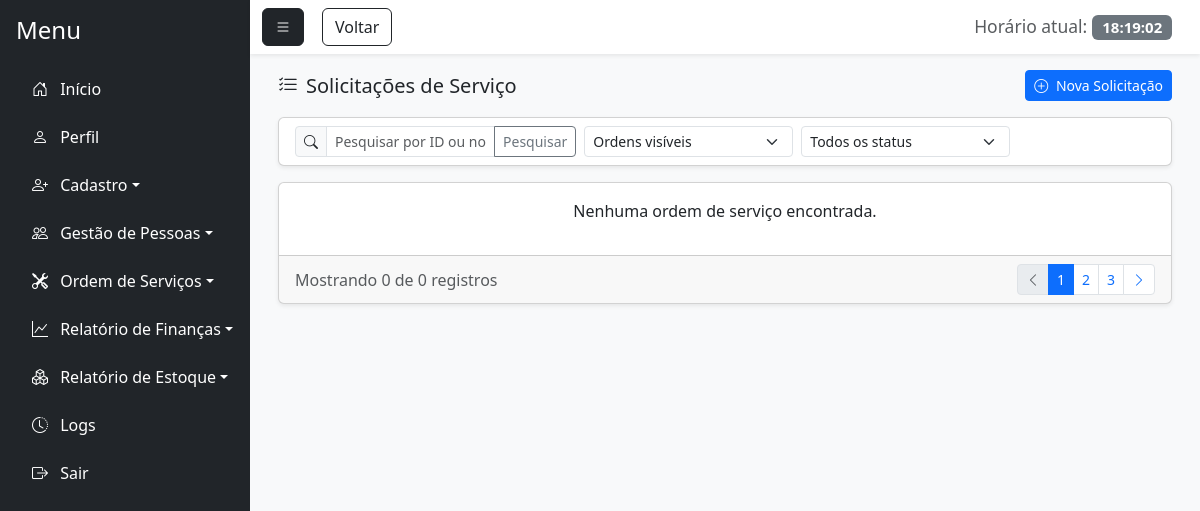
The app's page /consultar_ordem.php (signed in), older data.
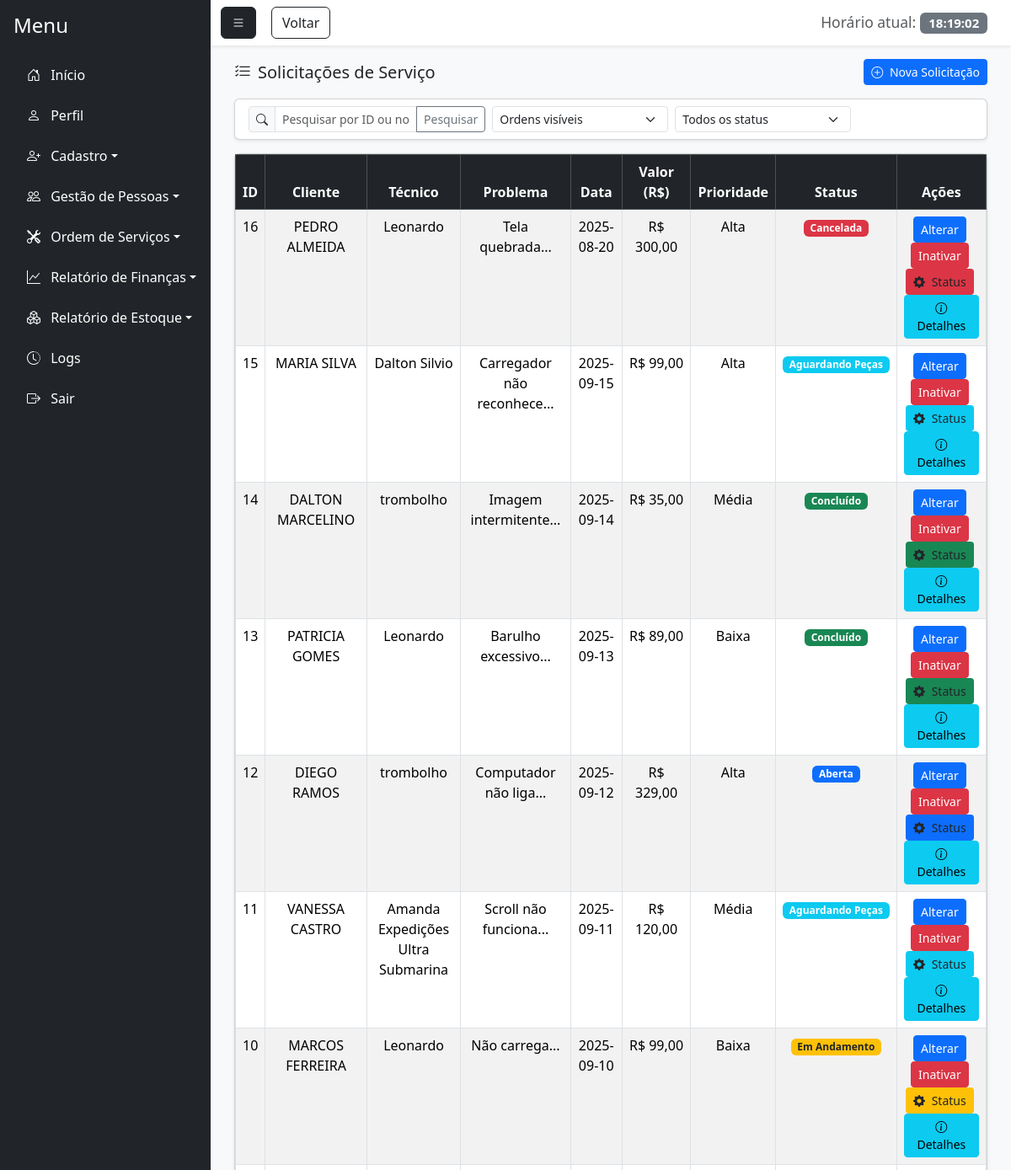
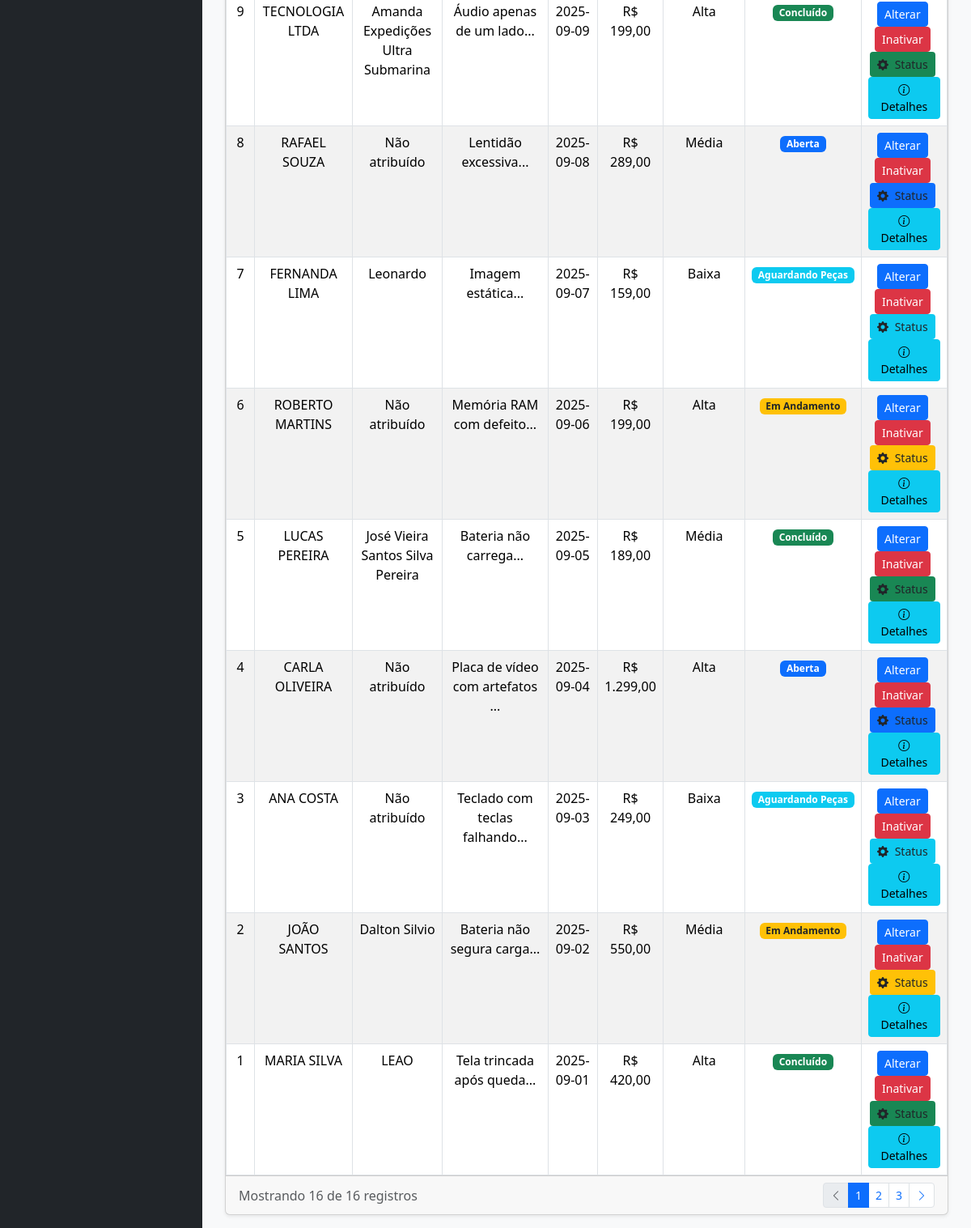
The same page, newer data (2 pictures, top to bottom).
### tables this page shows
CREATE TABLE `nova_ordem` (
  `id_ordem` int(11) NOT NULL,
  `id_funcionario` int(11) NOT NULL,
  `nome_client_ordem` varchar(100) NOT NULL,
  `tecnico` varchar(100) DEFAULT NULL,
  `marca_aparelho` varchar(100) DEFAULT NULL,
  `tempo_uso` varchar(50) DEFAULT NULL,
  `problema` text DEFAULT NULL,
  `prioridade` varchar(20) DEFAULT NULL,
  `observacao` text DEFAULT NULL,
  `dt_recebimento` date DEFAULT NULL,
  `valor_total` decimal(10,2) NOT NULL,
  `metodo_pag` varchar(50) DEFAULT NULL,
  `id_peca_est` int(11) DEFAULT NULL,
  `id_cliente` int(11) DEFAULT NULL,
  `status_ordem` enum('Aberta','Em Andamento','Aguardando Peças','Concluído','Cancelada') DEFAULT 'Aberta',
  `id_usuario` int(11) DEFAULT NULL
);

CREATE TABLE `cliente` (
  `id_cliente` int(11) NOT NULL,
  `id_funcionario` int(11) NOT NULL,
  `nome_cliente` varchar(100) NOT NULL,
  `cpf_cnpj` varchar(20) NOT NULL,
  `endereco` varchar(255) DEFAULT NULL,
  `bairro` varchar(100) DEFAULT NULL,
  `cep` varchar(15) DEFAULT NULL,
  `cidade` varchar(100) DEFAULT NULL,
  `estado` varchar(50) DEFAULT NULL,
  `telefone` varchar(20) DEFAULT NULL,
  `email` varchar(100) DEFAULT NULL,
  `status` enum('Ativo','Inativo') DEFAULT 'Ativo',
  `data_inatividade` date DEFAULT NULL,
  `observacao_inatividade` text DEFAULT NULL
);

CREATE TABLE `usuario` (
  `id_usuario` int(11) NOT NULL,
  `nome_usuario` varchar(100) NOT NULL,
  `senha` varchar(255) NOT NULL,
  `email` varchar(100) NOT NULL,
  `senha_temporaria` tinyint(1) DEFAULT 0,
  `id_perfil` int(11) NOT NULL,
  `status` enum('Ativo','Inativo') DEFAULT 'Ativo',
  `id_motivo_inatividade` int(11) DEFAULT NULL,
  `data_inatividade` date DEFAULT NULL,
  `observacao_inatividade` text DEFAULT NULL
);

### consultar_ordem.php (the view, shortened to what the changed rows need)
<?php
    require_once 'conexao.php';
    require_once 'php/permissoes.php';
    $sql = "SELECT no.id_ordem,
                   no.nome_client_ordem,
                   u.nome_usuario AS nome_tecnico,
                   u.id_usuario AS id_tecnico,
                   no.problema,
                   no.dt_recebimento,
                   no.valor_total,
                   no.marca_aparelho,
                   no.prioridade,
                   no.observacao,
                   no.status_ordem AS statuss,
                   c.nome_cliente,
                   no.id_cliente,
                   f.nome_funcionario
            FROM nova_ordem no
            LEFT JOIN cliente c ON no.id_cliente = c.id_cliente
            LEFT JOIN funcionario f ON no.id_funcionario = f.id_funcionario
            LEFT JOIN usuario u ON no.tecnico = u.id_usuario";
    $sql .= " ORDER BY no.id_ordem DESC";
    $stmt = $pdo->prepare($sql);
    $stmt->execute();
    $ordens = $stmt->fetchAll(PDO::FETCH_ASSOC);
    $filtro_oculto = isset($_GET['filtro_oculto']) ? $_GET['filtro_oculto'] : '0';
    if ($filtro_oculto == '0') {
        $ordens = array_filter($ordens, function($ordem) {
            return !in_array($ordem['id_ordem'], $_SESSION['ordens_ocultas']);
        });
    } else {
        $ordens = array_filter($ordens, function($ordem) {
            return in_array($ordem['id_ordem'], $_SESSION['ordens_ocultas']);
        });
    }
?>
<!DOCTYPE html>
<html lang="pt-BR">
<head>
    <link href="https://cdn.jsdelivr.net/npm/bootstrap@5.3.7/dist/css/bootstrap.min.css" rel="stylesheet">
    <link rel="stylesheet" href="https://cdn.jsdelivr.net/npm/bootstrap-icons@1.11.1/font/bootstrap-icons.css">
    <link href="https://cdn.jsdelivr.net/npm/bootstrap-icons@1.11.1/font/bootstrap-icons.css" rel="stylesheet">
</head>
<body class="bg-light">
    <div class="d-flex vh-100 bg-light">
        <div class="flex-grow-1 d-flex flex-column">
            <div class="flex-grow-1 p-3" style="overflow-y: auto;">
                <div class="container-fluid">
                    <div class="card shadow-sm">
                        <div class="card-body p-0">
                            <div class="table-responsive">
                                <?php if(!empty($ordens)): ?>
                                    <table class="table table-striped table-hover table-bordered mb-0">
                                        <thead class="table-dark">
                                            <tr>
                                                <th><center>ID</center></th>
                                                <th><center>Cliente</center></th>
                                                <th><center>Técnico</center></th>
                                                <th><center>Problema</center></th>
                                                <th><center>Data</center></th>
                                                <th><center>Valor (R$)</center></th>
                                                <th><center>Prioridade</center></th>
                                                <th><center>Status</center></th>
                                                <th class="text-center">Ações</th>
                                            </tr>
                                        </thead>
                                        <tbody>
                                            <?php foreach($ordens as $ordem): ?>
                                                <tr>
                                                    <td><center><?= htmlspecialchars($ordem['id_ordem']) ?></center></td>
                                                    <td><center><?= htmlspecialchars($ordem['nome_cliente'] ? $ordem['nome_cliente'] : $ordem['nome_client_ordem']) ?></center></td>
                                                    <td><center><?= htmlspecialchars($ordem['nome_tecnico'] ? $ordem['nome_tecnico'] : 'Não atribuído') ?></center></td>
                                                    <td><center><?= htmlspecialchars(substr($ordem['problema'], 0, 30)) ?>...</center></td>
                                                    <td><center><?= htmlspecialchars($ordem['dt_recebimento']) ?></center></td>
                                                    <td><center>R$ <?= number_format($ordem['valor_total'], 2, ',', '.') ?></center></td>
                                                    <td><center><?= htmlspecialchars($ordem['prioridade']) ?></center></td>
                                                    <td>
                                                        <center>
                                                            <?php
                                                            $badge_class = '';
                                                            switch($ordem['statuss']) {
                                                                case 'Aberta': $badge_class = 'bg-primary'; break;
                                                                case 'Em Andamento': $badge_class = 'bg-warning text-dark'; break;
                                                                case 'Aguardando Peças': $badge_class = 'bg-info'; break;
                                                                case 'Concluído': $badge_class = 'bg-success'; break;
                                                                case 'Cancelada': $badge_class = 'bg-danger'; break;
                                                            }
                                                            ?>
                                                            <span class="badge <?=$badge_class?>"><?=$ordem['statuss']?></span>
                                                        </center>
                                                    </td>
                                                    <td class="text-center">
                                                        <a href="#" class="btn btn-sm btn-primary me-1" title="Alterar" onclick="carregarDadosOrdem(<?= htmlspecialchars($ordem['id_ordem']) ?>)">Alterar</a>
                                                        <?php if ($filtro_oculto == '0'): ?>
                                                            <a href="consultar_ordem.php?acao=ocultar&id=<?= htmlspecialchars($ordem['id_ordem']) ?>"
                                                                class="btn btn-sm btn-danger me-1" title="Ocultar"
                                                                onclick="return confirm('Deseja ocultar esta ordem?')">
                                                                Inativar
                                                            </a>
                                                        <?php endif; ?>
                                                        <button type="button" class="btn btn-sm <?= $badge_class ?> me-1" onclick="abrirModalStatus(<?=htmlspecialchars($ordem['id_ordem'])?>, '<?=$ordem['statuss']?>', '<?=htmlspecialchars($ordem['id_ordem'])?>')">
                                                            <i class="bi bi-gear-fill me-1"></i> Status
                                                        </button>
                                                        <button class="btn btn-sm btn-info" onclick="mostrarDetalhes(<?=htmlspecialchars($ordem['id_ordem'])?>)">
                                                            <i class="bi bi-info-circle"></i> Detalhes
                                                        </button>
                                                    </td>
                                                </tr>
                                            <?php endforeach; ?>
                                        </tbody>
                                    </table>
                                <?php else: ?>
                                    <div class="p-3 text-center">
                                        <p>Nenhuma ordem de serviço encontrada.</p>
                                    </div>
                                <?php endif; ?>
                            </div>
                        </div>
                        <div class="card-footer py-2">
                            <div class="d-flex justify-content-between align-items-center">
                                <div>
                                    <span class="text-muted">Mostrando <?= count($ordens) ?> de <?= count($ordens) ?> registros</span>
                                </div>
                            </div>
                        </div>
                    </div>
                </div>
            </div>
</body>
</html>

### php/permissoes.php (shortened to what the changed rows need)
<?php
$permissoes = [
    1 => [
        "Início" => ["principal.php"],
        "Perfil" => ["perfil.php"],
        "Cadastro" => [
            "cadastro_usuario.php", "cadastro_cliente.php", "cadastro_funcionario.php",
            "cadastro_fornecedor.php", "cadastro_pecas.php"
        ],
        "Gestão de Pessoas" => [
            "gestao_usuario.php", "gestao_cliente.php", "gestao_funcionario.php",
            "gestao_fornecedor.php"
        ],
        "Ordem de Serviços" => ["nova_ordem.php", "consultar_ordem.php", "pagamento.php"],
        "Relatório de Finanças" => ["relatorio_despesas.php", "relatorio_lucro.php"],
        "Relatório de Estoque" => [
            "relatorio_saida.php", "relatorio_pecas_estoque.php"
        ],
        "Logs" => ["logs.php"],
    ],
    2 => [
        "Início" => ["principal.php"],
        "Perfil" => ["perfil.php"],
        "Cadastro" => [
            "cadastro_cliente.php", "cadastro_funcionario.php",
            "cadastro_fornecedor.php", "cadastro_pecas.php"
        ],
        "Gestão de Pessoas" => ["gestao_cliente.php"],
        "Ordem de Serviços" => ["nova_ordem.php", "consultar_ordem.php", "pagamento.php"],
        "Relatório de Estoque" => [
            "relatorio_saida.php", "relatorio_pecas_estoque.php"
        ],
    ],
    3 => [
        "Início" => ["principal.php"],
        "Perfil" => ["perfil.php"],
        "Cadastro" => ["cadastro_cliente.php"],
        "Gestão de Pessoas" => ["gestao_cliente.php"],
        "Ordem de Serviços" => ["nova_ordem.php", "consultar_ordem.php", "pagamento.php"],
    ],
    4 => [
        "Início" => ["principal.php"],
        "Perfil" => ["perfil.php"],
        "Cadastro" => ["cadastro_pecas.php"],
        "Ordem de Serviços" => ["nova_ordem.php", "consultar_ordem.php", "pagamento.php"],
        "Relatório de Estoque" => [
            "relatorio_saida.php", "relatorio_pecas_estoque.php"
        ],
    ],
];
$id_perfil = $_SESSION['perfil'];
$opcoes_menu = isset($permissoes[$id_perfil]) ? $permissoes[$id_perfil] : [];
$icones_menu = [
    "Início" => "bi-house-door",
    "Perfil" => "bi-person",
    "Cadastro" => "bi-person-plus",
    "Gestão de Pessoas" => "bi-people",
    "Ordem de Serviços" => "bi-tools",
    "Relatório de Finanças" => "bi-graph-up",
    "Relatório de Estoque" => "bi-boxes",
    "Logs" => "bi-clock-history"
];
function formatarNomeExibicao($nomeArquivo) {
    $nome = basename($nomeArquivo, ".php");
    $prefixos = ['cadastro_', 'gestao_', 'relatorio_'];
    foreach ($prefixos as $prefixo) {
        if (strpos($nome, $prefixo) === 0) {
            $nome = substr($nome, strlen($prefixo));
            break;
        }
    }
    $nome = str_replace("_", " ", $nome);
    $nome = ucwords($nome);
    return $nome;
}
$ids = [
    "principal.php" => "menu-inicio",
    "perfil.php" => "menu-perfil",
    "cadastro_usuario.php" => "cadastro_usuario",
    "cadastro_cliente.php" => "cadastro_cliente",
    "cadastro_funcionario.php" => "cadastro_funcionario",
    "cadastro_fornecedor.php" => "cadastro_fornecedor",
    "cadastro_pecas.php" => "cadastro_pecas",
    "gestao_usuario.php" => "menu-gestao-usuario",
    "gestao_cliente.php" => "menu-gestao-cliente",
    "gestao_funcionario.php" => "menu-gestao-funcionario",
    "gestao_fornecedor.php" => "menu-gestao-fornecedor",
    "nova_ordem.php" => "nova_ordem",
    "consultar_ordem.php" => "menu-consultar-ordem",
    "pagamento.php" => "menu-pagamento",
    "relatorio_despesas.php" => "menu-relatorio-despesas",
    "relatorio_lucro.php" => "menu-relatorio-lucro",
    "relatorio_saida.php" => "menu-relatorio-saida",
    "relatorio_pecas_estoque.php" => "menu-relatorio-pecas",
    "logs.php" => "menu-logs"
];
function obterIdManual($arquivo) {
    global $ids;
    return isset($ids[$arquivo]) ? $ids[$arquivo] : 'menu-' . basename($arquivo, '.php');
}
function gerarMenu($opcoes_menu, $icones_menu) {
    $html = '';
    foreach ($opcoes_menu as $categoria => $arquivos) {
        $icone = isset($icones_menu[$categoria]) ? $icones_menu[$categoria] : "bi-circle";
        if (count($arquivos) > 1) {
            $html .= '<li class="nav-item mb-2 dropdown">';
            $html .= '<a class="nav-link text-white dropdown-toggle" href="#" id="menu-' . strtolower(str_replace(' ', '-', $categoria)) . '" role="button" data-bs-toggle="dropdown" aria-expanded="false">';
            $html .= '<i class="bi ' . $icone . ' me-2"></i> ' . $categoria;
            $html .= '</a>';
            $html .= '<ul class="dropdown-menu dropdown-menu-dark" aria-labelledby="menu-' . strtolower(str_replace(' ', '-', $categoria)) . '">';
            foreach ($arquivos as $arquivo) {
                $nomeExibicao = formatarNomeExibicao($arquivo);
                $html .= '<li><a class="dropdown-item" id="' . obterIdManual($arquivo) . '" href="' . $arquivo . '">' . $nomeExibicao . '</a></li>';
            }
            $html .= '</ul>';
            $html .= '</li>';
        } else {
            $html .= '<li class="nav-item mb-2">';
            $html .= '<a id="' . obterIdManual($arquivos[0]) . '" href="' . $arquivos[0] . '" class="nav-link text-white">';
            $html .= '<i class="bi ' . $icone . ' me-2"></i> ' . $categoria;
            $html .= '</a>';
            $html .= '</li>';
        }
    }
    return $html;
}
$menu_html = '
<nav id="sidebar" class="bg-dark text-white p-3" style="width: 250px;">
    <h4 class="mb-4">Menu</h4>
    <ul class="nav flex-column">
        ' . gerarMenu($opcoes_menu, $icones_menu) . '
        <li class="nav-item">
            <a id="menu-sair" href="php/logout.php" class="nav-link text-white"><i class="bi bi-box-arrow-right me-2"></i> Sair</a>
        </li>
    </ul>
</nav>
<script>
    document.getElementById("menu-toggle").addEventListener("click", function () {
        document.getElementById("sidebar").classList.toggle("d-none");
    });
    function updateClock() {
        const now = new Date();
        const timeString = now.toLocaleTimeString(\'pt-BR\');
        document.getElementById(\'liveClock\').textContent = timeString;
    }
    setInterval(updateClock, 1000);
    updateClock();
</script>
';
function exibirMenu() {
    global $menu_html;
    echo $menu_html;
}
?>

Row changes from the older to the newer data that the page shows:
added nova_ordem: id_ordem "16", id_cliente.nome_cliente "PEDRO ALMEIDA", id_usuario.nome_usuario "Leonardo", problema "Tela quebrada", dt_recebimento "2025-08-20", valor_total "300,00", prioridade "Alta", status_ordem "Cancelada"
added nova_ordem: id_ordem "15", id_cliente.nome_cliente "MARIA SILVA", id_usuario.nome_usuario "Dalton Silvio", problema "Carregador não reconhece", dt_recebimento "2025-09-15", valor_total "99,00", prioridade "Alta", status_ordem "Aguardando Peças"
added nova_ordem: id_ordem "14", id_cliente.nome_cliente "DALTON MARCELINO", usuario.nome_usuario "trombolho", problema "Imagem intermitente", dt_recebimento "2025-09-14", valor_total "35,00", prioridade "Média", status_ordem "Concluído"
added nova_ordem: id_ordem "13", id_cliente.nome_cliente "PATRICIA GOMES", id_usuario.nome_usuario "Leonardo", problema "Barulho excessivo", dt_recebimento "2025-09-13", valor_total "89,00", prioridade "Baixa", status_ordem "Concluído"
added nova_ordem: id_ordem "12", id_cliente.nome_cliente "DIEGO RAMOS", usuario.nome_usuario "trombolho", problema "Computador não liga", dt_recebimento "2025-09-12", valor_total "329,00", prioridade "Alta", status_ordem "Aberta"
added nova_ordem: id_ordem "11", id_cliente.nome_cliente "VANESSA CASTRO", usuario.nome_usuario "Amanda Expedições Ultra Submarina", problema "Scroll não funciona", dt_recebimento "2025-09-11", valor_total "120,00", prioridade "Média", status_ordem "Aguardando Peças"
added nova_ordem: id_ordem "10", id_cliente.nome_cliente "MARCOS FERREIRA", id_usuario.nome_usuario "Leonardo", problema "Não carrega", dt_recebimento "2025-09-10", valor_total "99,00", prioridade "Baixa", status_ordem "Em Andamento"
added nova_ordem: id_ordem "9", id_cliente.nome_cliente "TECNOLOGIA LTDA", usuario.nome_usuario "Amanda Expedições Ultra Submarina", problema "Áudio apenas de um lado", dt_recebimento "2025-09-09", valor_total "199,00", prioridade "Alta", status_ordem "Concluído"
added nova_ordem: id_ordem "8", id_cliente.nome_cliente "RAFAEL SOUZA", nome_tecnico "Não atribuído", problema "Lentidão excessiva", dt_recebimento "2025-09-08", valor_total "289,00", prioridade "Média", status_ordem "Aberta"
added nova_ordem: id_ordem "7", id_cliente.nome_cliente "FERNANDA LIMA", id_usuario.nome_usuario "Leonardo", problema "Imagem estática", dt_recebimento "2025-09-07", valor_total "159,00", prioridade "Baixa", status_ordem "Aguardando Peças"
added nova_ordem: id_ordem "6", id_cliente.nome_cliente "ROBERTO MARTINS", nome_tecnico "Não atribuído", problema "Memória RAM com defeito", dt_recebimento "2025-09-06", valor_total "199,00", prioridade "Alta", status_ordem "Em Andamento"
added nova_ordem: id_ordem "5", id_cliente.nome_cliente "LUCAS PEREIRA", usuario.nome_usuario "José Vieira Santos Silva Pereira", problema "Bateria não carrega", dt_recebimento "2025-09-05", valor_total "189,00", prioridade "Média", status_ordem "Concluído"
added nova_ordem: id_ordem "4", id_cliente.nome_cliente "CARLA OLIVEIRA", nome_tecnico "Não atribuído", problema "Placa de vídeo com artefatos", dt_recebimento "2025-09-04", valor_total "1.299,00", prioridade "Alta", status_ordem "Aberta"
added nova_ordem: id_ordem "3", id_cliente.nome_cliente "ANA COSTA", nome_tecnico "Não atribuído", problema "Teclado com teclas falhando", dt_recebimento "2025-09-03", valor_total "249,00", prioridade "Baixa", status_ordem "Aguardando Peças"
added nova_ordem: id_ordem "2", id_cliente.nome_cliente "JOÃO SANTOS", usuario.nome_usuario "Dalton Silvio", problema "Bateria não segura carga", dt_recebimento "2025-09-02", valor_total "550,00", prioridade "Média", status_ordem "Em Andamento"
added nova_ordem: id_ordem "1", id_cliente.nome_cliente "MARIA SILVA", usuario.nome_usuario "LEAO", problema "Tela trincada após queda", dt_recebimento "2025-09-01", valor_total "420,00", prioridade "Alta", status_ordem "Concluído"
Text that changed along with them:
count($ordens): "0" → "16"
text no longer shown: "Nenhuma ordem de serviço encontrada."
text now shown: "ID Cliente Técnico Problema Data Valor (R$) Prioridade Status Ações"
